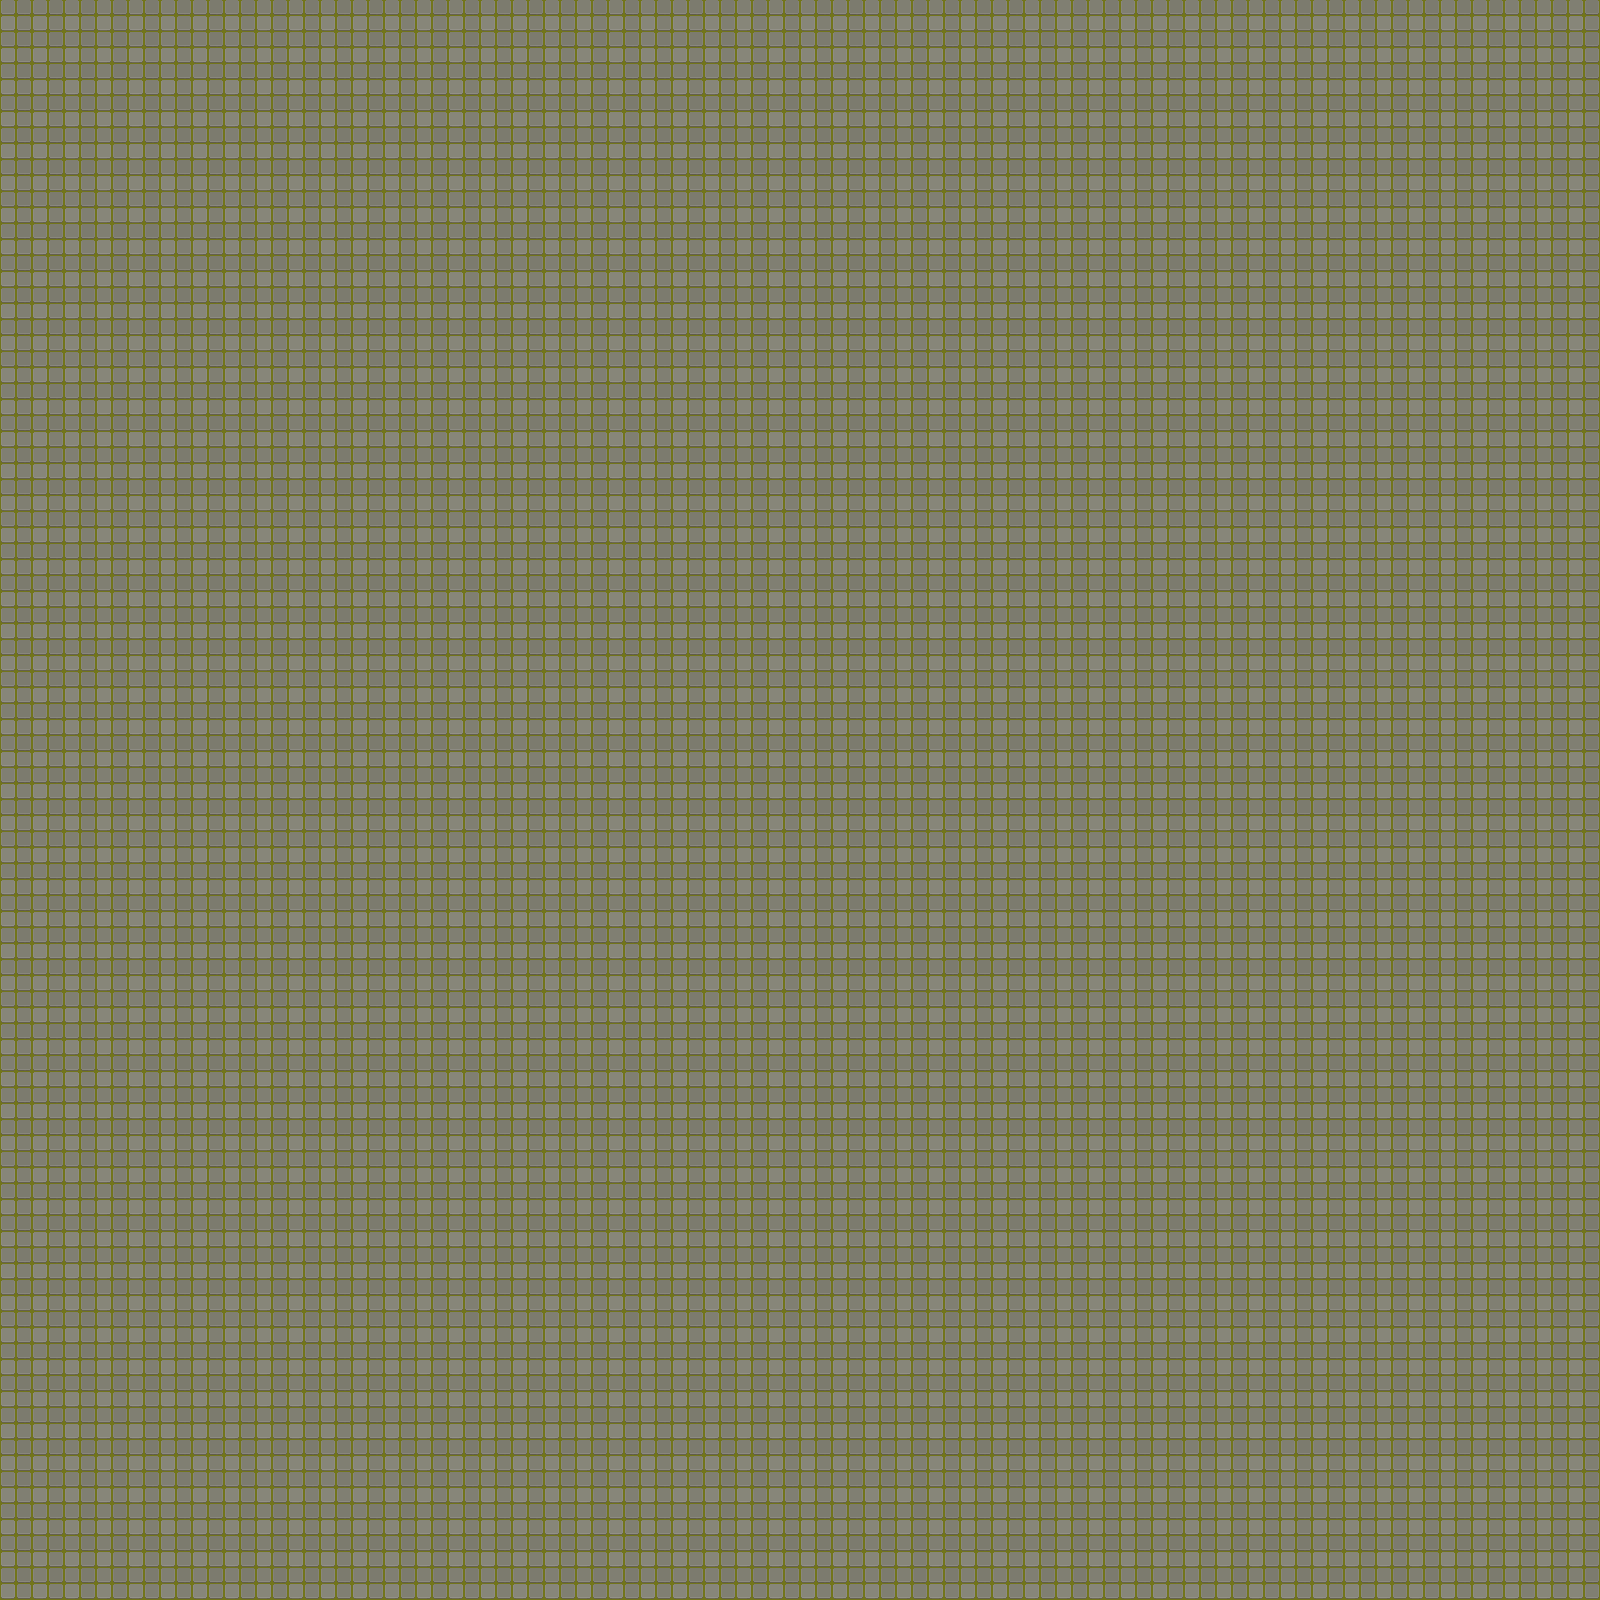

This is a level from a 2D game, rendered from its Tiled map with the project's own tilesets. A one-line summary and the map file follow, with tile-layer data summarised:
An orthogonal 50x50 tile map with 32x32 px tiles, 5 tile layers (Grass, Volcano, Snow, Water, ...), 4 tilesets and 60 objects.

<map version="1.10" tiledversion="1.11.0" orientation="orthogonal" renderorder="right-down" width="50" height="50" tilewidth="32" tileheight="32" infinite="0" nextlayerid="8" nextobjectid="68">
 <tileset firstgid="1" source="TX Tileset Grass.tsx" />
 <tileset firstgid="65" source="../volcano/tf_A5_ashlands_3.tsx" />
 <tileset firstgid="353" source="spritesheet.tsx" />
 <tileset firstgid="609" source="../volcano/tf_A1_ashlands_3.tsx" />
 <layer id="1" name="Grass" width="50" height="50" locked="1">
  <data>[2500 cells, 2500 non-empty, 33 distinct tile ids]</data>
 </layer>
 <layer id="2" name="Volcano" width="50" height="50" locked="1">
  <data>[2500 cells, 783 non-empty, 19 distinct tile ids]</data>
 </layer>
 <layer id="3" name="Snow" width="50" height="50" locked="1">
  <data>[2500 cells, 582 non-empty, 7 distinct tile ids]</data>
 </layer>
 <layer id="4" name="Water" width="50" height="50" locked="1">
  <data>[2500 cells, 483 non-empty, 2 distinct tile ids]</data>
 </layer>
 <layer id="7" name="BlackFog" width="50" height="50">
  <data>[2500 cells, 2500 non-empty, 1 distinct tile ids]</data>
 </layer>
 <objectgroup id="6" name="Obstacles">
  <object id="3" x="383" y="867" width="99" height="60">
   <properties>
    <property name="Height" type="float" value="60" />
    <property name="Width" type="float" value="99" />
    <property name="X" type="float" value="383" />
    <property name="Y" type="float" value="867" />
   </properties>
  </object>
  <object id="4" x="422" y="832" width="603" height="30">
   <properties>
    <property name="Height" type="float" value="30" />
    <property name="Width" type="float" value="603" />
    <property name="X" type="float" value="422" />
    <property name="Y" type="float" value="832" />
   </properties>
  </object>
  <object id="5" x="484" y="864" width="285" height="30">
   <properties>
    <property name="Height" type="float" value="30" />
    <property name="Width" type="float" value="285" />
    <property name="X" type="float" value="484" />
    <property name="Y" type="float" value="864" />
   </properties>
  </object>
  <object id="6" x="1023" y="770" width="161" height="58">
   <properties>
    <property name="Height" type="float" value="58" />
    <property name="Width" type="float" value="161" />
    <property name="X" type="float" value="1023" />
    <property name="Y" type="float" value="770" />
   </properties>
  </object>
  <object id="7" x="483" y="573" width="77" height="257">
   <properties>
    <property name="Height" type="float" value="257" />
    <property name="Width" type="float" value="77" />
    <property name="X" type="float" value="483" />
    <property name="Y" type="float" value="573" />
   </properties>
  </object>
  <object id="8" x="421" y="607" width="27" height="67">
   <properties>
    <property name="Height" type="float" value="67" />
    <property name="Width" type="float" value="27" />
    <property name="X" type="float" value="421" />
    <property name="Y" type="float" value="607" />
   </properties>
  </object>
  <object id="9" x="449" y="576" width="33" height="130">
   <properties>
    <property name="Height" type="float" value="130" />
    <property name="Width" type="float" value="33" />
    <property name="X" type="float" value="449" />
    <property name="Y" type="float" value="576" />
   </properties>
  </object>
  <object id="10" x="546" y="546" width="32" height="27">
   <properties>
    <property name="Height" type="float" value="27" />
    <property name="Width" type="float" value="32" />
    <property name="X" type="float" value="546" />
    <property name="Y" type="float" value="546" />
   </properties>
  </object>
  <object id="11" x="450" y="384" width="33" height="34">
   <properties>
    <property name="Height" type="float" value="34" />
    <property name="Width" type="float" value="33" />
    <property name="X" type="float" value="450" />
    <property name="Y" type="float" value="384" />
   </properties>
  </object>
  <object id="12" x="482" y="319" width="95" height="96">
   <properties>
    <property name="Height" type="float" value="96" />
    <property name="Width" type="float" value="95" />
    <property name="X" type="float" value="482" />
    <property name="Y" type="float" value="319" />
   </properties>
  </object>
  <object id="13" x="516" y="416" width="60" height="31">
   <properties>
    <property name="Height" type="float" value="31" />
    <property name="Width" type="float" value="60" />
    <property name="X" type="float" value="516" />
    <property name="Y" type="float" value="416" />
   </properties>
  </object>
  <object id="14" x="578" y="450" width="34" height="95">
   <properties>
    <property name="Height" type="float" value="95" />
    <property name="Width" type="float" value="34" />
    <property name="X" type="float" value="578" />
    <property name="Y" type="float" value="450" />
   </properties>
  </object>
  <object id="15" x="546" y="291" width="32" height="27">
   <properties>
    <property name="Height" type="float" value="27" />
    <property name="Width" type="float" value="32" />
    <property name="X" type="float" value="546" />
    <property name="Y" type="float" value="291" />
   </properties>
  </object>
  <object id="16" x="578" y="259" width="65" height="34">
   <properties>
    <property name="Height" type="float" value="34" />
    <property name="Width" type="float" value="65" />
    <property name="X" type="float" value="578" />
    <property name="Y" type="float" value="259" />
   </properties>
  </object>
  <object id="17" x="484" y="-2" width="90" height="68">
   <properties>
    <property name="Height" type="float" value="68" />
    <property name="Width" type="float" value="90" />
    <property name="X" type="float" value="484" />
    <property name="Y" type="float" value="-2" />
   </properties>
  </object>
  <object id="18" x="514" y="67" width="93" height="29">
   <properties>
    <property name="Height" type="float" value="29" />
    <property name="Width" type="float" value="93" />
    <property name="X" type="float" value="514" />
    <property name="Y" type="float" value="67" />
   </properties>
  </object>
  <object id="19" x="520" y="98" width="117" height="56">
   <properties>
    <property name="Height" type="float" value="56" />
    <property name="Width" type="float" value="117" />
    <property name="X" type="float" value="520" />
    <property name="Y" type="float" value="98" />
   </properties>
  </object>
  <object id="20" x="481" y="127" width="34" height="65">
   <properties>
    <property name="Height" type="float" value="65" />
    <property name="Width" type="float" value="34" />
    <property name="X" type="float" value="481" />
    <property name="Y" type="float" value="127" />
   </properties>
  </object>
  <object id="21" x="518" y="160" width="58" height="32">
   <properties>
    <property name="Height" type="float" value="32" />
    <property name="Width" type="float" value="58" />
    <property name="X" type="float" value="518" />
    <property name="Y" type="float" value="160" />
   </properties>
  </object>
  <object id="22" x="639" y="195" width="35" height="61">
   <properties>
    <property name="Height" type="float" value="61" />
    <property name="Width" type="float" value="35" />
    <property name="X" type="float" value="639" />
    <property name="Y" type="float" value="195" />
   </properties>
  </object>
  <object id="23" x="677" y="131" width="24" height="62">
   <properties>
    <property name="Height" type="float" value="62" />
    <property name="Width" type="float" value="24" />
    <property name="X" type="float" value="677" />
    <property name="Y" type="float" value="131" />
   </properties>
  </object>
  </objectgroup>
</map>
<!-- 39 of 60 objects omitted -->
